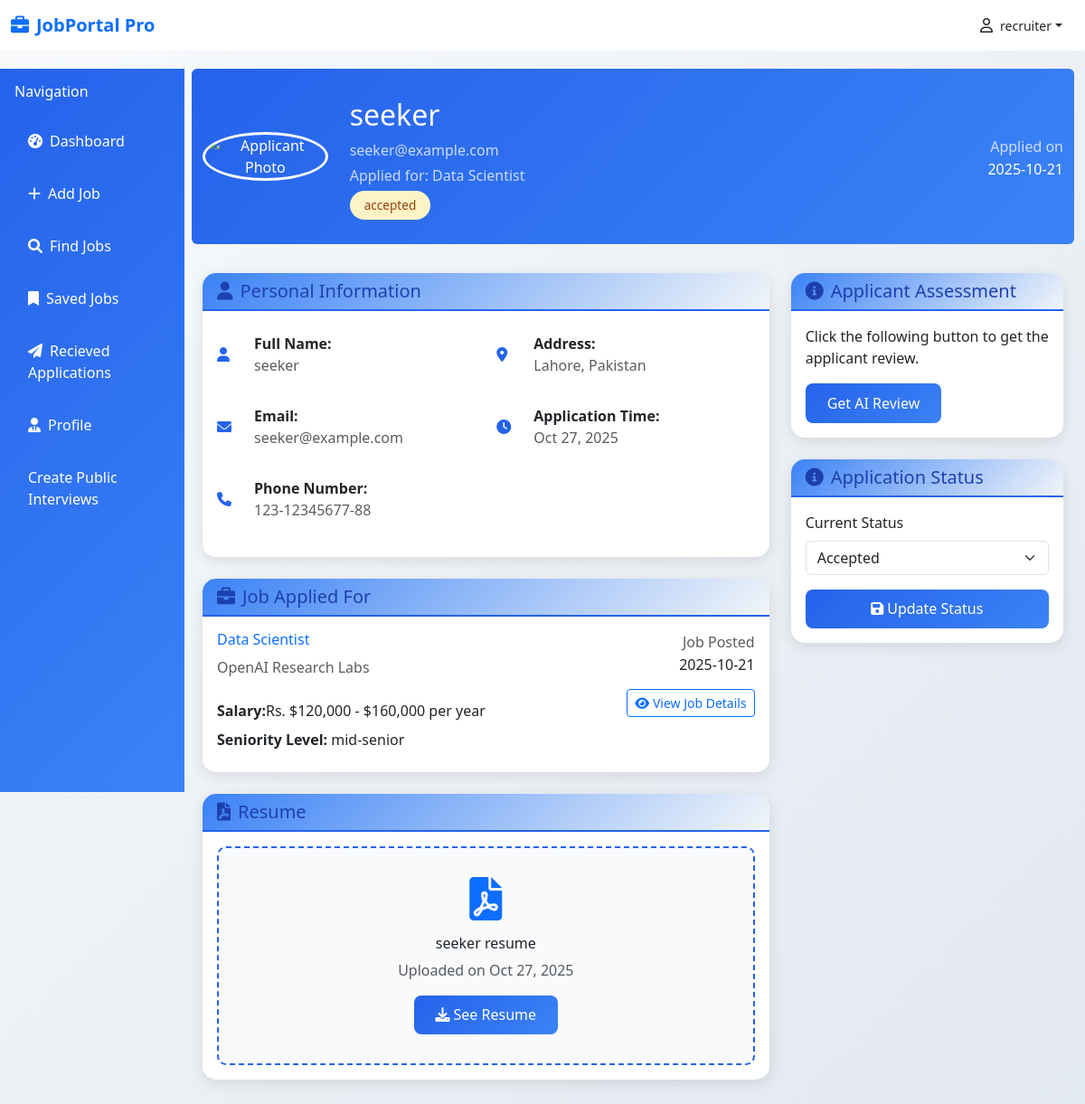
Screenshot of /applicant-detail/1 (signed in) with the database file from the repository.
### database/models.py (models this page shows)
class User(Base):
    __tablename__ = "users"
    id = Column(Integer(), primary_key=True)
    name = Column(String(256), nullable=False)
    email = Column(String(256), nullable=False)
    password = Column(String(256), nullable=False)
    is_recruiter = Column(Boolean, default=False)

class Job(Base):
    __tablename__ = "job"
    id = Column(Integer, primary_key=True, index=True)
    link = Column(String, nullable=True)
    logo = Column(String, nullable=True)
    title = Column(String, nullable=False)
    company = Column(String, nullable=True)
    location = Column(String, nullable=True)
    salary = Column(String, nullable=True)
    description = Column(Text, nullable=True)
    responsibilities = Column(Text, nullable=True)
    requirements = Column(Text, nullable=True)
    skills = Column(JSON, nullable=True)
    seniority_level = Column(String, nullable=True)
    employment_type = Column(String, nullable=True)
    job_function = Column(String, nullable=True)
    industry = Column(String, nullable=True)
    posted_on = Column(String, nullable=True)
    source = Column(String, nullable=False)
    created_at = Column(DateTime, default=datetime.utcnow)
    user_id = Column(Integer(), ForeignKey('users.id'))
    user = relationship("User", backref=backref("job", cascade='all, delete-orphan'))

class Applicant(Base):
    __tablename__="applicants"
    id = Column(Integer(), primary_key=True)
    number = Column(String(256), nullable=False)
    email = Column(String(256), nullable=True)
    address = Column(String(256), nullable=False)
    applicant = Column(Integer(), ForeignKey('users.id'))
    applied_for = Column(Integer(), ForeignKey('job.id'))
    applied_time = Column(DateTime, default = datetime.utcnow)
    interview_time = Column(DateTime, nullable=True)
    resume = Column(String(256), nullable=False)
    status = Column(String(256), nullable=False, default="pending")
    user = relationship("User", backref=backref("applicants", cascade='all, delete-orphan'))
    job = relationship("Job", backref=backref("applicants", cascade='all, delete-orphan'))

### apps/dashboard/dashboard.py (the view)
@dashboard_router.get("/applicant-detail/{applicant_id}", response_model=List[ApplicantResponse])
async def applicant_detail(
    applicant_id:int,
    request:Request,
    current_user=Depends(get_current_user),
    db:Session=Depends(get_db)
):
    applicant = db.query(Applicant).filter_by(id=applicant_id).first()
    return templates.TemplateResponse("applicantdetail.html", {"request":request, "current_user":current_user, "applicant":applicant})

### templates/applicantdetail.html (shortened to what this page needs)
{% extends 'base.html' %}
{% block csslink %}
<link rel="stylesheet" href="{{ url_for('static', path='css/applicantdetail.css') }}">
{% endblock %}
{% block content %}
<div class="col-md-9 col-lg-10">
    <div class="applicant-header rounded">
        <div class="container">
            <div class="row align-items-center">
                <div class="col-md-2 text-center">
                    <img src="https://images.unsplash.com/photo-1507003211169-0a1dd7228f2d?w=100&h=100&fit=crop&crop=face"
                         alt="Applicant Photo" class="applicant-avatar">
                </div>
                <div class="col-md-7">
                    <h2 class="mb-2">{{applicant.user.name}}</h2>
                    <p class="mb-1 opacity-75">{{applicant.user.email}}</p>
                    <p class="mb-2 opacity-75">Applied for: {{applicant.job.title}}</p>
                    <span class="status-badge status-pending"> {{applicant.status}} </span>
                </div>
                <div class="col-md-3 text-end">
                    <p class="mb-1 opacity-75">Applied on</p>
                    <h6 class="mb-0">{{applicant.job.posted_on}}</h6>
                </div>
            </div>
        </div>
    </div>
    <div class="container">
        <div class="row">
            <div class="col-lg-8">
                <div class="card">
                    <div class="card-header">
                        <h5 class="mb-0"><i class="fas fa-user me-2"></i>Personal Information</h5>
                    </div>
                    <div class="card-body">
                        <div class="row">
                            <div class="col-md-6">
                                <div class="info-item">
                                    <i class="fas fa-user"></i>
                                    <div>
                                        <strong>Full Name:</strong><br>
                                        <span class="text-muted">{{applicant.user.name}}</span>
                                    </div>
                                </div>
                                <div class="info-item">
                                    <i class="fas fa-envelope"></i>
                                    <div>
                                        <strong>Email:</strong><br>
                                        <span class="text-muted">{{applicant.user.email}}</span>
                                    </div>
                                </div>
                                <div class="info-item">
                                    <i class="fas fa-phone"></i>
                                    <div>
                                        <strong>Phone Number:</strong><br>
                                        <span class="text-muted">{{applicant.number}}</span>
                                    </div>
                                </div>
                            </div>
                            <div class="col-md-6">
                                <div class="info-item">
                                    <i class="fas fa-map-marker-alt"></i>
                                    <div>
                                        <strong>Address:</strong><br>
                                        <span class="text-muted">{{applicant.address}}</span>
                                    </div>
                                </div>
                                <div class="info-item">
                                    <i class="fas fa-clock"></i>
                                    <div>
                                        <strong>Application Time:</strong><br>
                                        <span class="text-muted">{{applicant.applied_time.strftime("%b %d, %Y")}}</span>
                                    </div>
                                </div>
                            </div>
                        </div>
                    </div>
                </div>
                <div class="card">
                    <div class="card-header">
                        <h5 class="mb-0"><i class="fas fa-briefcase me-2"></i>Job Applied For</h5>
                    </div>
                    <div class="card-body">
                        <div class="row">
                            <div class="col-md-8">
                                <h6 class="text-primary mb-2">{{applicant.job.title}}</h6>
                                <p class="text-muted mb-2">{{applicant.job.company}}</p>
                                <p class="mb-2 mt-4"><strong>Salary:</strong>Rs. {{applicant.job.salary}}</p>
                                <p class="mb-2"><strong>Seniority Level:</strong> {{applicant.job.seniority_level}} </p>
                            </div>
                            <div class="col-md-4 text-end">
                                <p class="text-muted mb-1">Job Posted</p>
                                <h6 class="mb-3"> {{applicant.job.posted_on}} </h6>
                                <a href=" {{url_for('get_job_detail', job_id=applicant.job.id)}} " class="btn btn-outline-primary btn-sm">
                                    <i class="fas fa-eye me-1"></i>View Job Details
                                </a>
                            </div>
                        </div>
                    </div>
                </div>
                <div class="card">
                    <div class="card-header">
                        <h5 class="mb-0"><i class="fas fa-file-pdf me-2"></i>Resume</h5>
                    </div>
                    <div class="card-body">
                        <div class="resume-preview">
                            <i class="fas fa-file-pdf fa-3x text-primary mb-3"></i>
                            <h6 class="mb-2">{{applicant.user.name}} resume</h6>
                            <p class="text-muted mb-3">Uploaded on {{applicant.applied_time.strftime("%b %d, %Y")}} </p>
                            <div class="d-flex justify-content-center gap-2">
                                <a href="{{applicant.resume}}" class="btn btn-primary">
                                    <i class="fas fa-download me-1"></i>See Resume
                                </a>
                            </div>
                        </div>
                    </div>
                </div>
            </div>
            <div class="col-lg-4">
                <div class="action-buttons">
                    <div class="card">
                        <div class="card-header">
                            <h5 class="mb-0"><i class="fas fa-info-circle me-2"></i>Applicant Assessment</h5>
                        </div>
                        <div class="card-body">
                            <p>Click the following button to get the applicant review.</p>
                            <a class="btn btn-primary" href="{{url_for('applicant_reviewer', applicant_id=applicant.id)}}">Get AI Review</a>
                        </div>
                    </div>
                    <div class="card">
                        <div class="card-header">
                            <h5 class="mb-0">
                            <i class="fas fa-info-circle me-2"></i>Application Status
                            </h5>
                        </div>
                        <form id="status-form"
                                method="post"
                                action="{{ url_for('applicant_status', applicant_id=applicant.id) }}"
                                class="card-body">
                            <div class="mb-3">
                            <label for="status-select" class="form-label">Current Status</label>
                            <select id="status-select" class="form-select" name="status" required>
                                <option value="accepted" {% if applicant.status == 'accepted' %}selected{% endif %}>Accepted</option>
                            </select>
                            </div>
                            <button class="btn btn-primary w-100" type="submit">
                            <i class="fas fa-save me-1"></i>Update Status
                            </button>
                        </form>
                    </div>
                </div>
            </div>
        </div>
    </div>
</div>
{% endblock %}

### templates/base.html (shortened to what this page needs)
<!DOCTYPE html>
<html lang="en">
<head>
    <link href="https://cdn.jsdelivr.net/npm/bootstrap@5.3.0/dist/css/bootstrap.min.css" rel="stylesheet">
    <link href="https://cdnjs.cloudflare.com/ajax/libs/font-awesome/6.0.0/css/all.min.css" rel="stylesheet">
    {% block csslink %} {% endblock %}
    <link rel="stylesheet" href="{{ url_for('static', path='css/base.css') }}">
</head>
<body>
    <nav class="navbar navbar-expand-lg navbar-light bg-white fixed-top">
        <div class="container-fluid">
            <a class="navbar-brand fw-bold text-primary" href=" {{url_for('dashboard')}} ">
                <i class="fas fa-briefcase me-2"></i>JobPortal Pro
            </a>
            <div class="d-flex align-items-center">
                <div class="dropdown">
                    <button class="btn text-dark dropdown-toggle d-flex align-items-center" type="button"
                        id="userDropdown" data-bs-toggle="dropdown" aria-expanded="false">
                        <i class="fa-regular fa-user me-2"></i>
                        <small>{{ current_user.name }}</small>
                    </button>
                </div>
            </div>
        </div>
    </nav>
    <div class="container-fluid" style="margin-top: 76px;">
        <div class="row">
            <div class="col-md-3 col-lg-2 px-0">
                <div class="sidebar">
                    <div class="p-3">
                        <h6 class="text-white mb-3">Navigation</h6>
                        <nav class="nav flex-column">
                            <a class="nav-link {% if request.url.path == '/dashboard' %}active{% endif %}"
                                href=" {{url_for('dashboard')}} "><i
                                    class="fas fa-tachometer-alt me-2"></i>Dashboard</a>
                            {% if current_user.is_recruiter %}
                            <a class="nav-link {% if request.url.path=='/add-job' %}active{% endif %}"
                                href=" {{url_for('add_job')}} "><i class="fas fa-plus me-2"></i>Add Job</a>
                            {% endif %}
                            <a class="nav-link {% if request.url.path=='/search' %}active{% endif %}"
                                href="{{url_for('get_search')}}"><i class="fas fa-search me-2"></i>Find Jobs</a>
                            <a class="nav-link {% if request.url.path=='/saved-job' %}active{% endif %}"
                                href=" {{url_for('saved_job')}} "><i class="fas fa-bookmark me-2"></i>Saved Jobs</a>
                            {% if current_user.is_recruiter %}
                            <a class="nav-link {% if request.url.path=='/get-applicant' %}active{% endif %}"
                                href=" {{url_for('get_applicants')}} "><i class="fas fa-paper-plane me-2"></i>Recieved
                                Applications</a>
                            {% endif %}
                            <a class="nav-link {% if request.url.path=='/profile' %}active{% endif %}"
                                href="{{url_for('get_profile')}}"><i class="fas fa-user-tie me-2"></i>Profile</a>
                            {% if current_user.is_recruiter %}
                            <a class="nav-link {% if request.url.path=='/recruiter-public-interview' %}active{% endif %}"
                                href=" {{url_for('recruiter_public_interview')}} ">Create Public Interviews</a>
                            {% endif %}
                        </nav>
                    </div>
                </div>
            </div>
            {% block content %} {% endblock %}
        </div>
    </div>
</body>
</html>

### static/css/applicantdetail.css (style rules this page uses)
:root { --primary-blue: #2563eb; --secondary-blue: #3b82f6; --light-blue: #dbeafe; --dark-blue: #1e40af; }
body { background: linear-gradient(135deg, #f8fafc 0%, #e2e8f0 100%); font-family: 'Segoe UI', Tahoma, Geneva, Verdana, sans-serif; }
.applicant-header { background: linear-gradient(135deg, var(--primary-blue) 0%, var(--secondary-blue) 100%); color: white; padding: 2rem 0; margin-bottom: 2rem; }
.applicant-avatar { width: 100px; height: 100px; border-radius: 50%; border: 3px solid white; object-fit: cover; }
.card { border: none; border-radius: 15px; box-shadow: 0 4px 15px rgba(0, 0, 0, 0.1); margin-bottom: 1.5rem; transition: transform 0.3s ease; }
.card-header { background: linear-gradient(135deg, var(--light-blue) 0%, #f1f5f9 100%); border-bottom: 2px solid var(--primary-blue); border-radius: 15px 15px 0 0 !important; font-weight: 600; color: var(--dark-blue); }
.btn-primary { background: linear-gradient(135deg, var(--primary-blue) 0%, var(--secondary-blue) 100%); border: none; border-radius: 8px; padding: 0.6rem 1.5rem; font-weight: 500; }
.info-item { display: flex; align-items: center; margin-bottom: 1rem; padding: 0.5rem 0; }
.info-item i { color: var(--primary-blue); width: 25px; margin-right: 1rem; }
.status-badge { padding: 0.4rem 1rem; border-radius: 20px; font-size: 0.85rem; font-weight: 500; }
.status-pending { background: #fef3c7; color: #92400e; }
.resume-preview { border: 2px dashed var(--primary-blue); border-radius: 10px; padding: 2rem; text-align: center; background: #f8fafc; }

### static/css/base.css (style rules this page uses)
:root { --primary-blue: #2563eb; --light-blue: #3b82f6; --dark-blue: #1e40af; --bg-blue: #eff6ff; }
body { background-color: #f8fafc; font-family: 'Segoe UI', Tahoma, Geneva, Verdana, sans-serif; }
.sidebar { background: linear-gradient(135deg, var(--primary-blue), var(--light-blue)); min-height: 100vh; position: fixed; width: 17%; }
.sidebar .nav-link { color: white; padding: 12px 15px; margin: 5px 0; border-radius: 8px; transition: all 0.3s ease; }

### rows the page displays
User: name "recruiter"
User: user.name "seeker", user.email "seeker@example.com"
Job: job "Data Scientist", job.posted_on "2025-10-21", job.company "OpenAI Research Labs", job.salary "$120,000 - $160,000 per year", job.seniority_level "mid-senior"
Applicant: status "accepted", number "123-12345677-88", address "Lahore, Pakistan", applied_time "Oct 27, 2025", status "Accepted"
